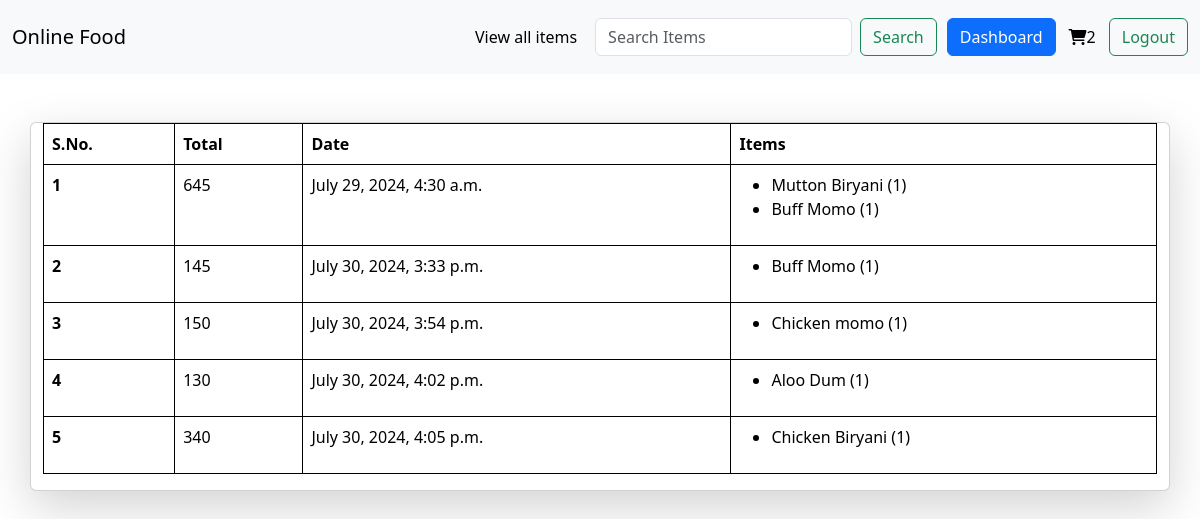
Page /orders/ (signed in) on the committed database.
### foodapp/models.py (models this page shows, shortened)
class BaseModel(models.Model):
    uid = models.UUIDField(default=uuid.uuid4, editable=False, primary_key=True)
    created_at = models.DateTimeField(auto_now_add=True)
    updated_at = models.DateTimeField(auto_now_add=True)
    class Meta:
        abstract = True

class Cart(BaseModel):
    user = models.ForeignKey(User,null=True, blank=True, on_delete=models.SET_NULL, related_name='carts')
    is_paid = models.BooleanField(default=False)
    def get_cart_total(self):
        return CartItems.objects.filter(cart = self).aggregate(total= Sum(models.F('quantity')*models.F('item__price')))['total']

class CartItems(BaseModel):
    cart = models.ForeignKey(Cart, on_delete=models.CASCADE, related_name='cart_item')
    item = models.ForeignKey(Item, on_delete=models.CASCADE)
    quantity = models.PositiveIntegerField(default=1)

class Item(BaseModel):
    category = models.CharField(max_length=100)
    item_name = models.CharField(max_length=100)
    description = models.CharField(max_length=500, default='')
    price = models.IntegerField(default=100)
    image = models.ImageField(upload_to='item')

### foodapp/views.py (the view)
# urls.py: path('orders/', orders, name='orders'),
@login_required(login_url= "/login/")
def orders(request):
    orders = Cart.objects.filter(is_paid = True, user= request.user)
    context = {'orders':orders}
    if request.GET.get("search"):
        queryset = queryset.filter(item_name__icontains = request.GET.get("search"))
        context = {"items": queryset}
        return render(request, "items.html", context)
    return render(request, 'orders.html', context)

### foodapp/templates/orders.html
{% extends 'base.html' %}
{% block start %}
<div class="container card shadow-lg mt-5">
    <table class="table">
        <thead>
            <tr>
                <th scope="col">S.No.</th>
                <th scope="col">Total</th>
                <th scope="col">Date</th>
                <th scope="col">Items</th>
            </tr>
        </thead>
        <tbody>
            {% for order in orders %}
            <tr>
                <th scope="row">{{forloop.counter}}</th>
                <td>{{order.get_cart_total}}</td>
                <td>
                    {{order.created_at}}
                </td>
                <td>
                    <ul>
                        {% for cart_item in order.cart_item.all %}
                        <li>{{ cart_item.item.item_name }} ({{ cart_item.quantity }})</li>
                        {% endfor %}
                    </ul>
                </td>
            </tr>
            {% endfor %}
        </tbody>
    </table>
</div>
{% endblock %}

### foodapp/templates/base.html (shortened to what this page needs)
{% load static %}
<!DOCTYPE html>
<html lang="en">
<head>
    <link rel="stylesheet" href="https://cdnjs.cloudflare.com/ajax/libs/font-awesome/6.0.0-beta3/css/all.min.css">
    <link rel="stylesheet" href="https://cdn.jsdelivr.net/npm/bootstrap@5.3.3/dist/css/bootstrap.min.css">
</head>
<body>
      <nav class="navbar navbar-expand-lg bg-body-tertiary">
        <div class="container-fluid">
          <a class="navbar-brand" href="/">Online Food</a>
          <div class="collapse navbar-collapse"  id="navbarTogglerDemo01" >
            <ul class="navbar-nav ms-auto mb-2 mb-lg-0">
              <li class="nav-item">
                <a class="nav-link active" aria-current="page" href="/all-items/">View all items</a>
              </li>
            </ul>
            <form class="d-flex" role="search" style="margin:10px">
              <input name= "search" class="form-control me-2" type="search" placeholder="Search Items" aria-label="Search">
              <button class="btn btn-outline-success" type="submit">Search</button><hr>
            </form>
            {% if request.user.is_authenticated %}
            <a href="{% url 'orders' %}" class="btn btn-primary">Dashboard</a><br>
            <a href="{% url 'cart' %}" class="btn btn-light"><i class="fa-solid fa-cart-shopping"></i>{{request.user.get_cart_count}}</a>
            <a href="/logout/" class="btn btn-outline-success" type="submit" >Logout</a>
            {% else %}
            <a href="/login/" class="btn btn-outline-success" type="submit" >Login</a>
            {% endif %}
          </div>
        </div>
      </nav>
    {% block start %}
    {% endblock %}
</body>
</html>

### foodapp/templates/base.html (style rules this page uses)
table, th, td { border: 1px solid black; border-collapse: collapse; }

### rows in the picture
Cart: get_cart_total "645", created_at "July 29, 2024, 4:30 a.m."
CartItems: item.item_name "Mutton Biryani", quantity "1"
CartItems: item.item_name "Buff Momo", quantity "1"
Cart: get_cart_total "145", created_at "July 30, 2024, 3:33 p.m."
CartItems: item.item_name "Buff Momo", quantity "1"
Cart: get_cart_total "150", created_at "July 30, 2024, 3:54 p.m."
CartItems: item.item_name "Chicken momo", quantity "1"
Cart: get_cart_total "130", created_at "July 30, 2024, 4:02 p.m."
CartItems: item.item_name "Aloo Dum", quantity "1"
Cart: get_cart_total "340", created_at "July 30, 2024, 4:05 p.m."
CartItems: item.item_name "Chicken Biryani", quantity "1"

### other values in the picture
{{ request.user.get_cart_count }} "2"
